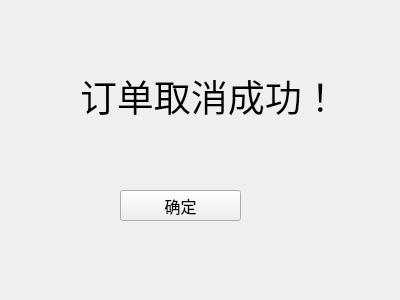
<?xml version="1.0" encoding="UTF-8"?>
<ui version="4.0">
 <class>Cancel_success</class>
 <widget class="QWidget" name="Cancel_success">
  <property name="geometry">
   <rect>
    <x>0</x>
    <y>0</y>
    <width>400</width>
    <height>300</height>
   </rect>
  </property>
  <property name="windowTitle">
   <string>Form</string>
  </property>
  <widget class="QPushButton" name="pushButton">
   <property name="geometry">
    <rect>
     <x>120</x>
     <y>190</y>
     <width>121</width>
     <height>31</height>
    </rect>
   </property>
   <property name="font">
    <font>
     <pointsize>12</pointsize>
    </font>
   </property>
   <property name="text">
    <string>确定</string>
   </property>
  </widget>
  <widget class="QLabel" name="label">
   <property name="geometry">
    <rect>
     <x>80</x>
     <y>40</y>
     <width>271</width>
     <height>111</height>
    </rect>
   </property>
   <property name="font">
    <font>
     <pointsize>28</pointsize>
    </font>
   </property>
   <property name="text">
    <string>订单取消成功！</string>
   </property>
  </widget>
 </widget>
 <resources/>
 <connections/>
</ui>
